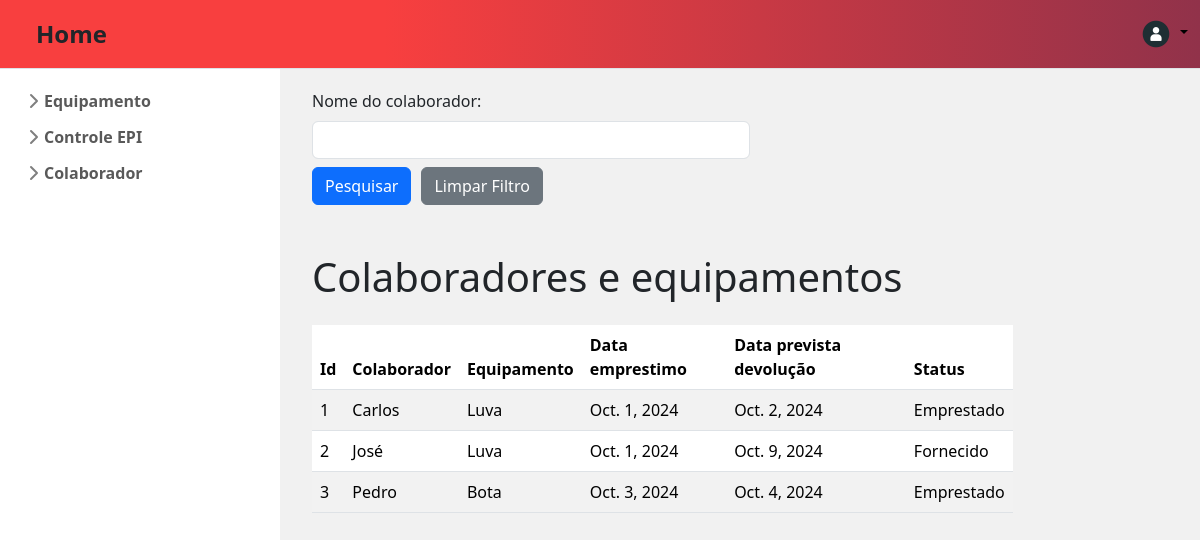
The page /relatorioColaborador/ on the database its author committed.
### app_produtos/models.py (models this page shows, shortened)
class RegistrarAcao(models.Model):
    colaborador_id = models.ForeignKey(CadastrarColaborador, on_delete=models.CASCADE, null=True)
    equipamento_id = models.ForeignKey(CadastrarEquipamento, on_delete=models.CASCADE, null=True)
    data_emprestimo = models.DateField()
    data_prevista_devolucao = models.DateField()
    status = models.CharField(max_length=100)
    condicoes = models.CharField(max_length=100)
    data_devolucao = models.DateField(null=True, blank=True)
    observacao = models.CharField(max_length=255, null=True, blank=True)

class CadastrarColaborador(models.Model):
    nome_colaborador = models.CharField(max_length=100)
    cpf = models.CharField(max_length=11)
    cargo = models.CharField(max_length=100)
    setor = models.CharField(max_length=100)

class CadastrarEquipamento(models.Model):
    cod_equipamento = models.IntegerField()
    nome_equipamento = models.CharField(max_length=100)

### app_produtos/views.py (the view)
# urls.py: path("relatorioColaborador/", views.relatorio_colaborador, name="relatorio_colaborador"),
def relatorio_colaborador(request):
    values = RegistrarAcao.objects.all()
    nome_colaborador = request.GET.get('nome_colaborador')
    if nome_colaborador:
        values = values.filter(colaborador_id__nome_colaborador__icontains=nome_colaborador)
    return render(request, 'app_produtos/globals/relatorioColaborador.html', {
        "registro_acao": values,
        "nome_colaborador": nome_colaborador
    })

### app_produtos/templates/app_produtos/globals/relatorioColaborador.html (shortened to what this page needs)
{% extends "app_produtos/index.html" %}
{% block content %}
<div class="container justify-content-center mt-2">
  <form action="{% url 'relatorio_colaborador' %}" method="get" >
    <div class="form-group">
      <label class="form-label" for="nome_colaborador">Nome do colaborador:</label>
      <input class="form-control w-50" type="text" name="nome_colaborador" id="nome_colaborador" value="{{ nome_colaborador|default:'' }}"/>
    </div>
    <div class="d-flex mt-2" style="gap: 10px;">
        <button class="w-10 btn btn-primary btn-md"  type="submit">Pesquisar</button>
        <a class="w-10 btn btn-secondary btn-md" href="{% url 'relatorio_colaborador' %}">Limpar Filtro</a>
      </div>
  </form>
</div>
{% if registro_acao %}
<div class="container mt-5">
  <h1 class="text-start mb-4" >Colaboradores e equipamentos</h1>
  <table class="table table-striped" style="width: 80%;">
    <thead>
      <tr>
        <th>Id</th>
        <th>Colaborador</th>
        <th>Equipamento</th>
        <th>Data emprestimo</th>
        <th>Data prevista devolução</th>
        <th>Status</th>
      </tr>
    </thead>
    <tbody>
      {% for item in registro_acao %}
      <tr>
        <td>{{ item.id }}</td>
        <td>{{ item.colaborador_id.nome_colaborador }}</td>
        <td>{{ item.equipamento_id.nome_equipamento }}</td>
        <td>{{ item.data_emprestimo }}</td>
        <td>{{ item.data_prevista_devolucao }}</td>
        <td>{{ item.status }}</td>
      </tr>
      {% endfor %}
    </tbody>
  </table>
</div>
{% else %}
<div class="container mt-3">
  <p class="text-center h3">Nenhum colaborador encontrado</p>
</div>
{% endif %} {% endblock content %}

### rows shown on the page
RegistrarAcao: id "1", colaborador_id.nome_colaborador "Carlos", equipamento_id.nome_equipamento "Luva", data_emprestimo "Oct. 1, 2024", data_prevista_devolucao "Oct. 2, 2024", status "Emprestado"
RegistrarAcao: id "2", colaborador_id.nome_colaborador "José", equipamento_id.nome_equipamento "Luva", data_emprestimo "Oct. 1, 2024", data_prevista_devolucao "Oct. 9, 2024", status "Fornecido"
RegistrarAcao: id "3", colaborador_id.nome_colaborador "Pedro", equipamento_id.nome_equipamento "Bota", data_emprestimo "Oct. 3, 2024", data_prevista_devolucao "Oct. 4, 2024", status "Emprestado"
